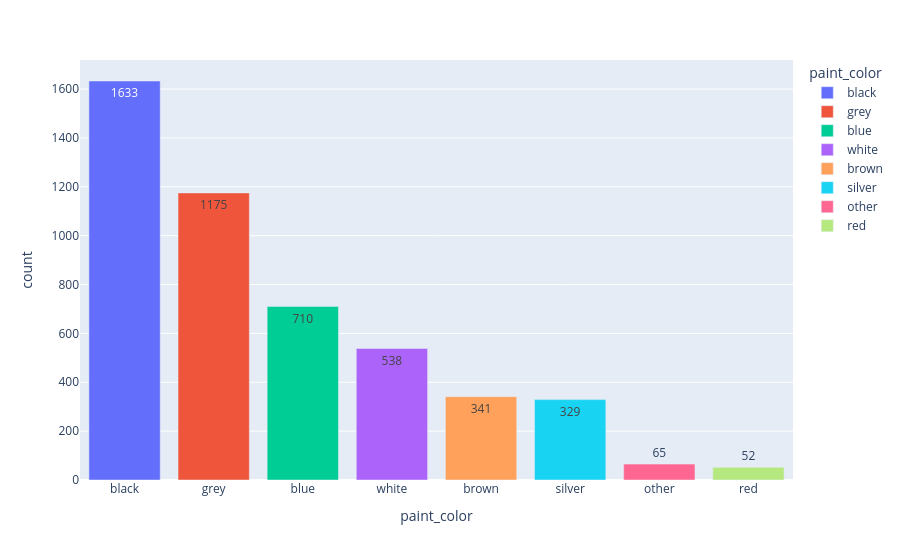

The code cell stored with this chart in its notebook:
### Code cell
fig = px.bar(
    data_colors_count,
    x="paint_color",
    y="count", 
    color="paint_color",
    text="count"
)

fig.show()

### Figure 1 — Plotly figure (JSON) as saved in the notebook; plotly's stock layout.template omitted (floating-point values rounded to 4 significant figures)
{"data": [{"hovertemplate": "paint_color=%{x}<br>count=%{text}<extra></extra>", "legendgroup": "black", "marker": {"color": "#636efa", "pattern": {"shape": ""}}, "name": "black", "orientation": "v", "showlegend": true, "text": [1633.0], "textposition": "auto", "type": "bar", "x": ["black"], "xaxis": "x", "y": [1633], "yaxis": "y"}, {"hovertemplate": "paint_color=%{x}<br>count=%{text}<extra></extra>", "legendgroup": "grey", "marker": {"color": "#EF553B", "pattern": {"shape": ""}}, "name": "grey", "orientation": "v", "showlegend": true, "text": [1175.0], "textposition": "auto", "type": "bar", "x": ["grey"], "xaxis": "x", "y": [1175], "yaxis": "y"}, {"hovertemplate": "paint_color=%{x}<br>count=%{text}<extra></extra>", "legendgroup": "blue", "marker": {"color": "#00cc96", "pattern": {"shape": ""}}, "name": "blue", "orientation": "v", "showlegend": true, "text": [710.0], "textposition": "auto", "type": "bar", "x": ["blue"], "xaxis": "x", "y": [710], "yaxis": "y"}, {"hovertemplate": "paint_color=%{x}<br>count=%{text}<extra></extra>", "legendgroup": "white", "marker": {"color": "#ab63fa", "pattern": {"shape": ""}}, "name": "white", "orientation": "v", "showlegend": true, "text": [538.0], "textposition": "auto", "type": "bar", "x": ["white"], "xaxis": "x", "y": [538], "yaxis": "y"}, {"hovertemplate": "paint_color=%{x}<br>count=%{text}<extra></extra>", "legendgroup": "brown", "marker": {"color": "#FFA15A", "pattern": {"shape": ""}}, "name": "brown", "orientation": "v", "showlegend": true, "text": [341.0], "textposition": "auto", "type": "bar", "x": ["brown"], "xaxis": "x", "y": [341], "yaxis": "y"}, {"hovertemplate": "paint_color=%{x}<br>count=%{text}<extra></extra>", "legendgroup": "silver", "marker": {"color": "#19d3f3", "pattern": {"shape": ""}}, "name": "silver", "orientation": "v", "showlegend": true, "text": [329.0], "textposition": "auto", "type": "bar", "x": ["silver"], "xaxis": "x", "y": [329], "yaxis": "y"}, {"hovertemplate": "paint_color=%{x}<br>count=%{text}<extra></extra>", "legendgroup": "other", "marker": {"color": "#FF6692", "pattern": {"shape": ""}}, "name": "other", "orientation": "v", "showlegend": true, "text": [65.0], "textposition": "auto", "type": "bar", "x": ["other"], "xaxis": "x", "y": [65], "yaxis": "y"}, {"hovertemplate": "paint_color=%{x}<br>count=%{text}<extra></extra>", "legendgroup": "red", "marker": {"color": "#B6E880", "pattern": {"shape": ""}}, "name": "red", "orientation": "v", "showlegend": true, "text": [52.0], "textposition": "auto", "type": "bar", "x": ["red"], "xaxis": "x", "y": [52], "yaxis": "y"}], "layout": {"barmode": "relative", "legend": {"title": {"text": "paint_color"}, "tracegroupgap": 0}, "margin": {"t": 60}, "xaxis": {"anchor": "y", "categoryarray": ["black", "grey", "blue", "white", "brown", "silver", "other", "red"], "categoryorder": "array", "domain": [0, 1], "title": {"text": "paint_color"}}, "yaxis": {"anchor": "x", "domain": [0, 1], "title": {"text": "count"}}}}
